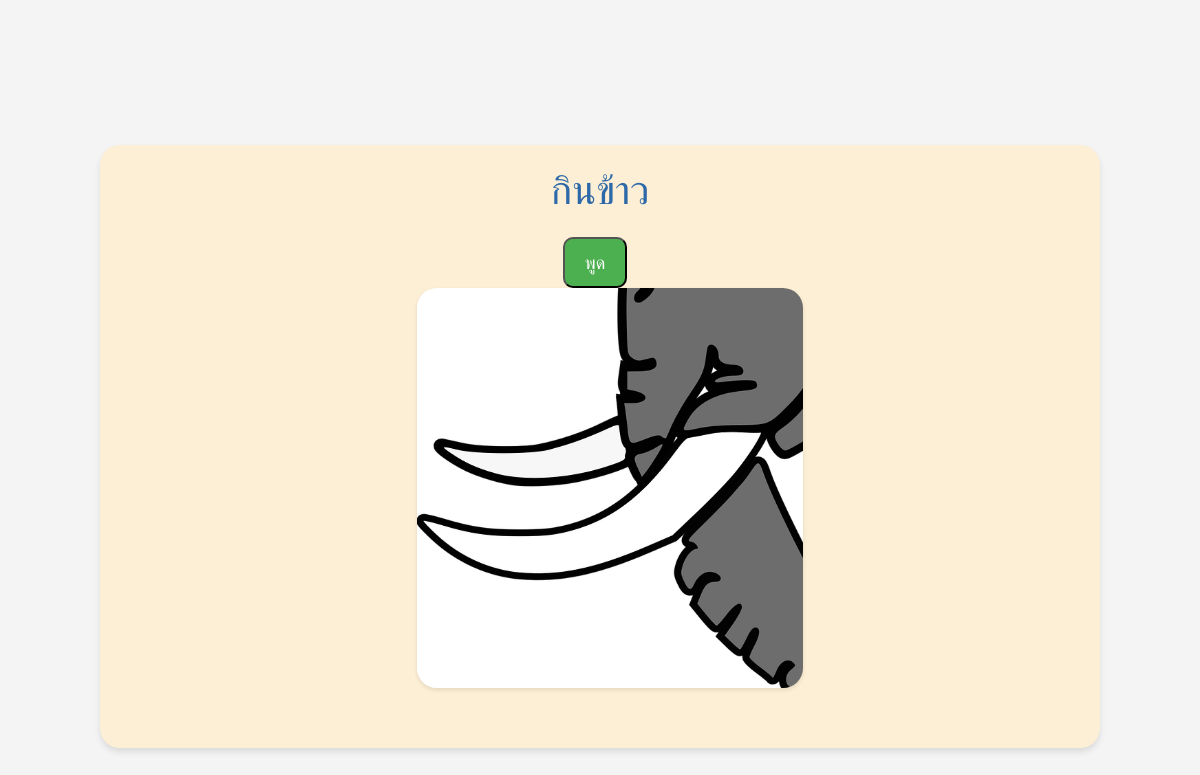
The page /quiz on the database its author committed.
### app.py (models this page shows, shortened)
class Question(db.Model):
    id = db.Column(db.Integer, primary_key=True)
    question = db.Column(db.String(500), nullable=False)
    image = db.Column(db.String(100))
    lesson = db.Column(db.Integer , nullable=False)

### app.py (the view)
@app.route('/quiz')
def quiz():
    questions = Question.query.all()
    return render_template('quiz.html', questions=questions)

### templates/quiz.html (shortened to what this page needs)
<!DOCTYPE html>
<html lang="en">
<head>
    <link href="https://cdn.jsdelivr.net/npm/bootstrap@5.3.0-alpha1/dist/css/bootstrap.min.css" rel="stylesheet">
</head>
<body>
    <div class="container">
        {% for question in questions %}
        <div class="lesson-box" data-lesson-id="{{ question.lesson }}">
            <div class="d-flex flex-column align-items-center">
                <h1 class="heading">{{ question.question }}</h1>
                <button class="speak-button">พูด</button>
                <div class="lesson-content">
                    <div class="lesson-image-wrapper">
                        <img class="lesson-image img-fluid" src="{{ url_for('static', filename=question.image) }}"
                            alt="Lesson Image">
                    </div>
                </div>
            </div>
        </div>
        {% endfor %}
    </div>
</body>
</html>

### templates/quiz.html (style rules this page uses)
body { background-color: #f4f4f4; font-family: 'Itim', cursive; margin: 0; padding: 0; }
.container { display: flex; flex-direction: column; align-items: flex-start; max-width: 1200px; margin: 0 auto; padding: 20px; margin-top: 115px; justify-content: center; align-items: center; }
.heading { color: #2D69A8; font-size: 40px; font-weight: 400; line-height: 130%; margin-bottom: 20px; width: 100%; text-align: center; }
.lesson-box { display: flex; justify-content: space-between; align-items: center; border-radius: 20px; background: #fdefd5; padding: 20px; margin: 10px; width: 100%; max-width: 1000px; box-shadow: 0 4px 6px rgba(0, 0, 0, 0.1); position: relative; flex: 1; }
.lesson-content { color: #2D69A8; font-size: 18px; font-weight: 400; line-height: 130%; margin-bottom: 20px; text-align: center; flex: 1; margin-left: 20px; }
.lesson-image { flex: 0 0 30%; width: 100%; max-height: 400px; object-fit: contain; border-radius: 20px; margin-bottom: 20px; box-shadow: 0 2px 4px rgba(0, 0, 0, 0.1); }
.lesson-box { display: none; }
.lesson-box:first-child { display: block; }
.speak-button { border-radius: 50%; }
.speak-button { background-color: #4CAF50; color: white; border-radius: 10px; padding: 10px 20px; cursor: pointer; font-size: 18px; margin-right: 10px; text-decoration: none; }

### rows shown on the page
Question: question "กินข้าว", image (picture)
